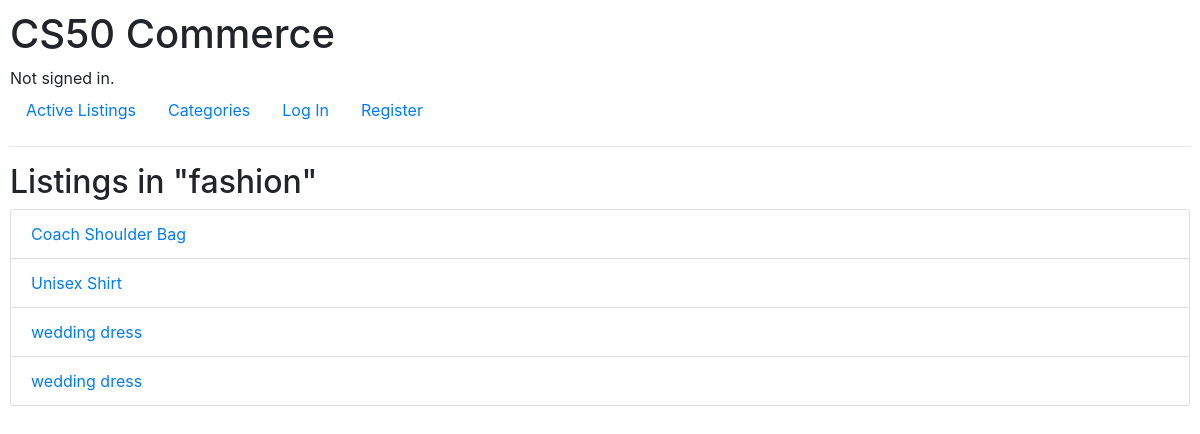
The page /category/fashion/ on the database its author committed.
### auctions/models.py (models this page shows, shortened)
class Listing(models.Model):
    title = models.CharField(max_length=64)
    description = models.TextField()
    starting_bid = models.DecimalField(max_digits=10, decimal_places=2)
    image_url = models.URLField(blank=True)
    category = models.CharField(max_length=64, blank=True)
    created_by = models.ForeignKey(
        "User", on_delete=models.CASCADE, related_name="listings"
    )
    is_active = models.BooleanField(default=True)
    winner = models.ForeignKey(
        "User",
        on_delete=models.SET_NULL,
        null=True,
        blank=True,
        related_name="won_listings"
    )

### auctions/views.py (the view)
# urls.py: path("category/<str:category_name>/", views.listings_by_category, name="category"),
def listings_by_category(request, category_name):
    listings = Listing.objects.filter(
        category=category_name,
        is_active=True
    )
    return render(request, "auctions/category.html", {
        "listings": listings,
        "category_name": category_name
    })

### auctions/templates/auctions/category.html
{% extends "auctions/layout.html" %}
{% block body %}
<h2>Listings in "{{ category_name }}"</h2>
{% if listings %}
    <ul class="list-group">
        {% for listing in listings %}
            <li class="list-group-item">
                <a href="{% url 'listing' listing.id %}">
                    {{ listing.title }}
                </a>
            </li>
        {% endfor %}
    </ul>
{% else %}
    <p>No listings in this category.</p>
{% endif %}
{% endblock %}

### auctions/static/auctions/styles.css (style rules this page uses)
body { padding: 10px; }

### rows shown on the page
Listing: title "Coach Shoulder Bag"
Listing: title "Unisex Shirt"
Listing: title "wedding dress"
Listing: title "wedding dress"

### other values the page prints
{{ category_name }} "fashion"
